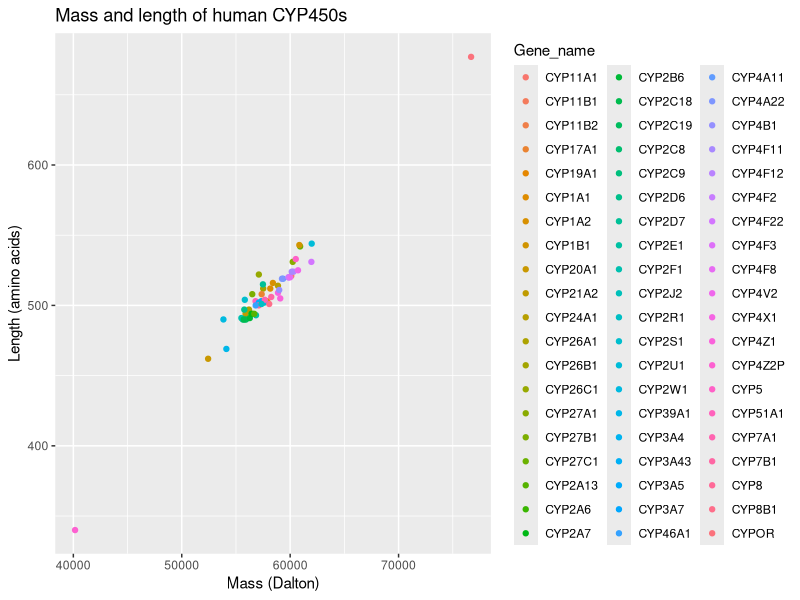
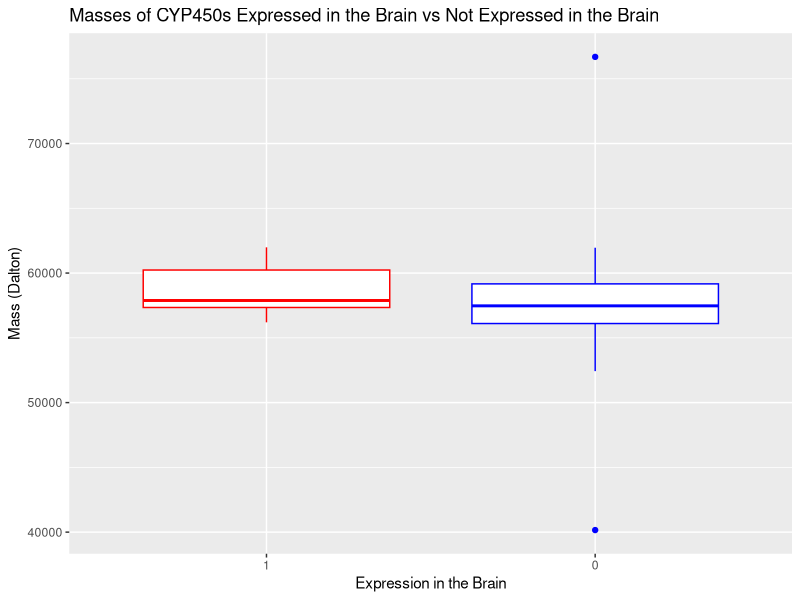
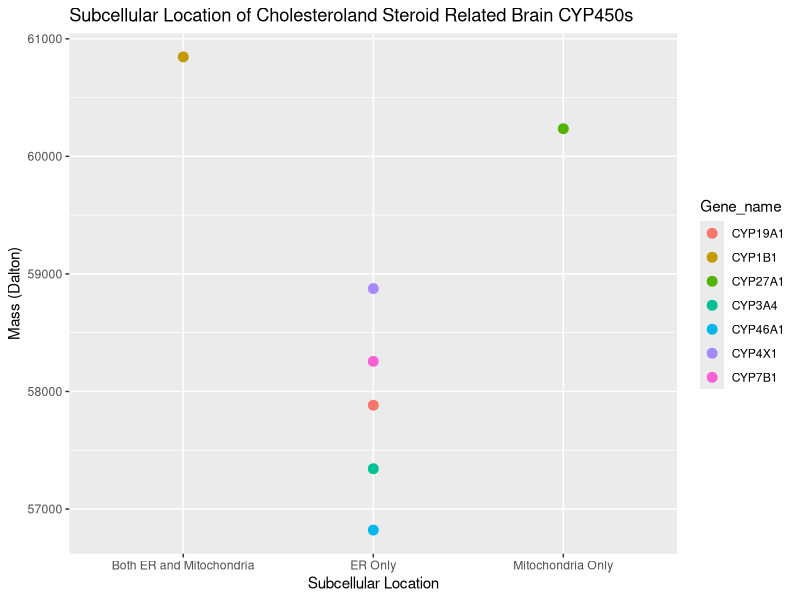

Write R code to recreate these figures, in order.
## ---- chunk 1
knitr::opts_chunk$set(echo = TRUE)
options(scipen = 1, digits = 2)
library(data.table)
library(tidyverse)
library(tidytext)

## ---- chunk 2
cyp450 <- fread("UniProt_hCYP450s.csv")
setnames(cyp450, "Gene names", "Gene_name")
setnames(cyp450, "Protein names", "Protein_name")
setnames(cyp450, "Function [CC]", "Function")
setnames(cyp450, "Subcellular location [CC]", "Subcellular_location")
setnames(cyp450, "Tissue specificity", "Tissue_expression")
## ---- chunk 3
cyp450$Gene_name <- stringr::str_extract(cyp450$Gene_name, "CYP[[:alnum:]]+")
start_rows <- nrow(cyp450)
cyp450 <- cyp450[!is.na(Gene_name),]
end_rows <- nrow(cyp450)
## ---- chunk 4
cyp450$Mass <- stringr::str_remove_all(cyp450$Mass, ",")
cyp450$Mass <- as.integer(cyp450$Mass)
summary(cyp450$Mass)
summary(cyp450$Length)
## ---- chunk 5
cyp450 <- cyp450[Mass >= 35000,]
smallest <- cyp450[which.min(Mass),]
largest <- cyp450[which.max(Mass),]

## ---- chunk 6
cyp450 <- cyp450[, Tissue_expression := str_to_lower(Tissue_expression)]
cyp450 <- cyp450[, Function := str_to_lower(Function)]
cyp450 <- cyp450[, Subcellular_location := str_to_lower(Subcellular_location)]
cyp450 <- cyp450[, Pathway := str_to_lower(Pathway)]


brain_cyp450 <- cyp450[grep("brain|cerebellum|cerebral|hippocampus", Tissue_expression),]
brain_cyp450 <- brain_cyp450[, Brain := as.factor(1)]


non_brain_cyp450 <- cyp450[!grep("brain|cerebellum|cerebral|hippocampus", Tissue_expression),]
non_brain_cyp450 <- non_brain_cyp450[, Brain := as.factor(0)]
## ---- chunk 7
ggplot(cyp450, mapping=aes(x = Mass, y = Length, color = Gene_name)) +
  geom_point() +
  xlab("Mass (Dalton)") +
  ylab("Length (amino acids)") +
  ggtitle("Mass and length of human CYP450s")
## ---- chunk 8
brain_summary <- brain_cyp450[,.(Gene_name, Protein_name, Length, Mass)]

knitr::kable(brain_summary)
## ---- chunk 9
ggplot()+
  geom_boxplot(brain_cyp450, mapping = aes(x = Brain, y = Mass), color = "red") +
  geom_boxplot(non_brain_cyp450, mapping = aes(x = Brain, y = Mass), color = "blue") +
  xlab("Expression in the Brain") + ylab("Mass (Dalton)") + ggtitle("Masses of CYP450s Expressed in the Brain vs Not Expressed in the Brain")

t.test(brain_cyp450$Mass, non_brain_cyp450$Mass)
## ---- chunk 10
chol_function <- brain_cyp450[grep("cholesterol|steroid|hormone", Function),]
chol_pathway <- brain_cyp450[grep("cholesterol|steroid|hormone", Pathway),]

knitr::kable(chol_function$Gene_name, col.names = "Brain CYP450s with Cholesterol or Steroid Function")
knitr::kable(chol_pathway$Gene_name, col.names = "Brain CYP450s in Cholesterol or Steroid Pathways")
## ---- chunk 11
chol_function[, ER := grepl("endoplasmic\\sreticulum",Subcellular_location)]
chol_function[, Mitochondria := grepl("mitochondria|mitochondrion", Subcellular_location)]
chol_function[, Cytoplasm := grepl("cytoplasm|cytoplasmic", Subcellular_location)]

chol_function[, Organelle := ifelse(ER&Mitochondria, "Both ER and Mitochondria", 
                                  ifelse(Mitochondria, "Mitochondria Only", "ER Only"))]

ggplot(chol_function) +
  geom_point(mapping = aes(x = Organelle, y = Mass, color = Gene_name), size = 3) +
  xlab("Subcellular Location") + ylab ("Mass (Dalton)") + ggtitle("Subcellular Location of Cholesteroland Steroid Related Brain CYP450s")

## ---- chunk 12
interest <- chol_function[, .(Gene_name, Protein_name, Mass, Length, Organelle)]

knitr::kable(interest)
